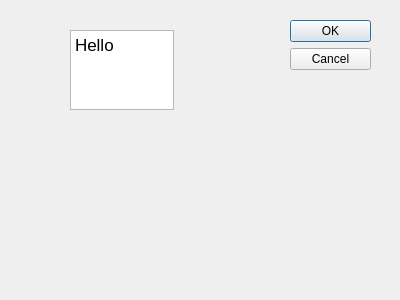
<?xml version="1.0" encoding="UTF-8"?>
<ui version="4.0">
 <class>Dialog</class>
 <widget class="QDialog" name="Dialog">
  <property name="geometry">
   <rect>
    <x>0</x>
    <y>0</y>
    <width>400</width>
    <height>300</height>
   </rect>
  </property>
  <property name="windowTitle">
   <string>Dialog</string>
  </property>
  <widget class="QDialogButtonBox" name="buttonBox">
   <property name="geometry">
    <rect>
     <x>290</x>
     <y>20</y>
     <width>81</width>
     <height>241</height>
    </rect>
   </property>
   <property name="orientation">
    <enum>Qt::Vertical</enum>
   </property>
   <property name="standardButtons">
    <set>QDialogButtonBox::Cancel|QDialogButtonBox::Ok</set>
   </property>
  </widget>
  <widget class="QTextEdit" name="textEdit">
   <property name="geometry">
    <rect>
     <x>70</x>
     <y>30</y>
     <width>104</width>
     <height>80</height>
    </rect>
   </property>
   <property name="html">
    <string>&lt;!DOCTYPE HTML PUBLIC &quot;-//W3C//DTD HTML 4.0//EN&quot; &quot;http://www.w3.org/TR/REC-html40/strict.dtd&quot;&gt;
&lt;html&gt;&lt;head&gt;&lt;meta name=&quot;qrichtext&quot; content=&quot;1&quot; /&gt;&lt;style type=&quot;text/css&quot;&gt;
p, li { white-space: pre-wrap; }
&lt;/style&gt;&lt;/head&gt;&lt;body style=&quot; font-family:'Lucida Grande'; font-size:13pt; font-weight:400; font-style:normal;&quot;&gt;
&lt;p style=&quot; margin-top:0px; margin-bottom:0px; margin-left:0px; margin-right:0px; -qt-block-indent:0; text-indent:0px;&quot;&gt;Hello&lt;/p&gt;&lt;/body&gt;&lt;/html&gt;</string>
   </property>
  </widget>
 </widget>
 <resources/>
 <connections>
  <connection>
   <sender>buttonBox</sender>
   <signal>clicked(QAbstractButton*)</signal>
   <receiver>textEdit</receiver>
   <slot>clear()</slot>
   <hints>
    <hint type="sourcelabel">
     <x>248</x>
     <y>254</y>
    </hint>
    <hint type="destinationlabel">
     <x>121</x>
     <y>69</y>
    </hint>
   </hints>
  </connection>
  <connection>
   <sender>buttonBox</sender>
   <signal>rejected()</signal>
   <receiver>Dialog</receiver>
   <slot>reject()</slot>
   <hints>
    <hint type="sourcelabel">
     <x>316</x>
     <y>260</y>
    </hint>
    <hint type="destinationlabel">
     <x>286</x>
     <y>274</y>
    </hint>
   </hints>
  </connection>
 </connections>
</ui>
